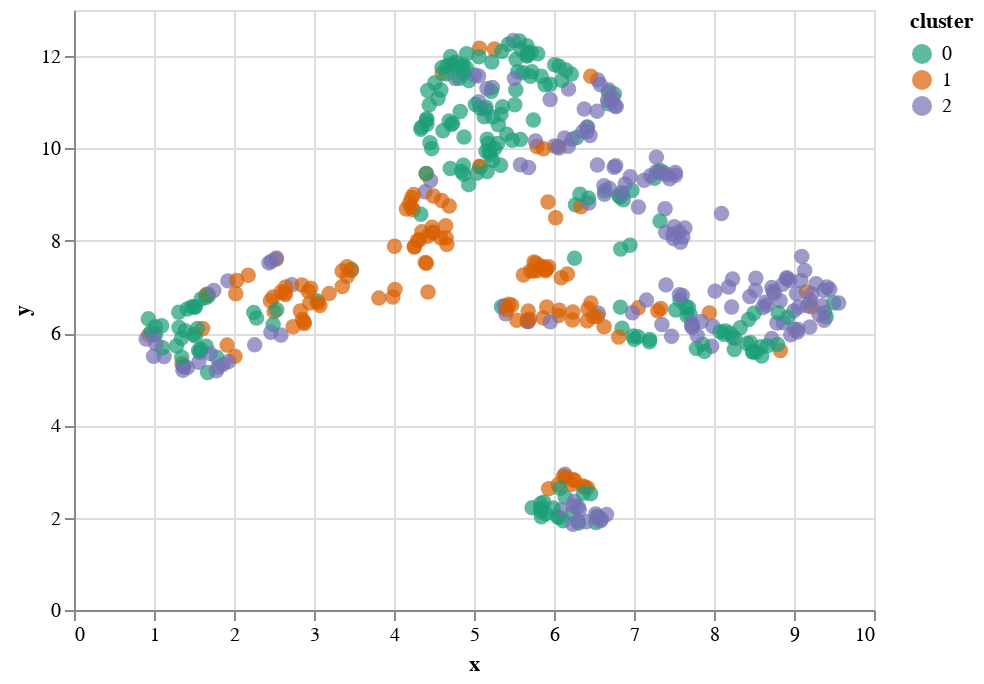

This figure's notebook cell:
### Code cell
alt.Chart(vis_data).mark_circle(size=60).encode(
    x='x',
    y='y',
    tooltip=['Gender', 'Secondary Dx '],
    color=alt.Color('cluster:N', scale=alt.Scale(scheme='dark2'))
).interactive()

### Figure 1 — Vega-Lite specification as saved in the notebook (floating-point values rounded to 4 significant figures; data arrays with more than 128 entries replaced by an {"elided": "..."} marker saying what was removed)
{"config": {"view": {"continuousWidth": 400, "continuousHeight": 300}}, "data": {"name": "data-780c5ec4b74db78d775e9e02450b427b"}, "mark": {"type": "circle", "size": 60}, "encoding": {"color": {"field": "cluster", "scale": {"scheme": "dark2"}, "type": "nominal"}, "tooltip": [{"field": "Gender", "type": "quantitative"}, {"field": "Secondary Dx ", "type": "quantitative"}], "x": {"field": "x", "type": "quantitative"}, "y": {"field": "y", "type": "quantitative"}}, "selection": {"selector002": {"type": "interval", "bind": "scales", "encodings": ["x", "y"]}}, "$schema": "https://vega.github.io/schema/vega-lite/v4.17.0.json", "datasets": {"data-780c5ec4b74db78d775e9e02450b427b": {"elided": "500 records"}}}
